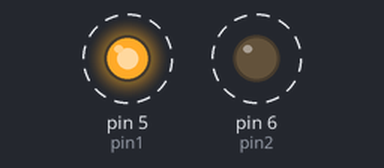
Simulated run of this sketch. Board: Arduino Uno, built with avr-gcc and run on an emulated ATmega328P. Parts: output pins drawn as LEDs (lit = HIGH). Dashed ring = blinking.

Above: at 0.5 s.
Timing chart, 0 to 4.6 s (numbered marks = the images above):
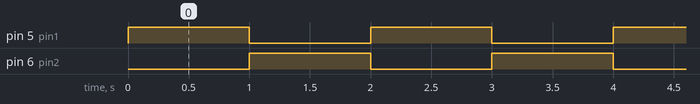

Measured:
- by itself, pin 5 (pin1), pin 6 (pin2): alternates HIGH for 1.0 s and LOW for 1.0 s

The sketch:

two_color_led_try.ino
```cpp
int pin1 = 5;
int pin2 = 6;
void setup() {
  // put your setup code here, to run once:
  pinMode(pin1, OUTPUT);
  pinMode(pin2, OUTPUT);
}

void loop() {
  // put your main code here, to run repeatedly:
  digitalWrite(pin1, 1); // 1: HIGH: Red
  digitalWrite(pin2, 0);
  delay(1000);
  digitalWrite(pin2, 1);  // Green
  digitalWrite(pin1, 0);
  delay(1000);
}
```
